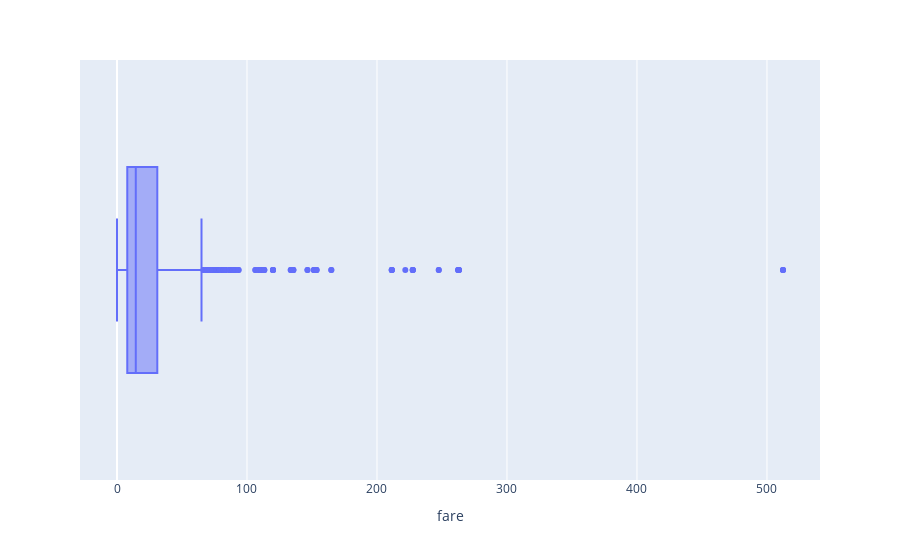

Notebook code for this chart:
### Code cell
fig_2=px.box(df,x='fare')
fig_2.show()

### Figure 1 — Plotly figure (JSON) as saved in the notebook; plotly's stock layout.template omitted (floating-point values rounded to 4 significant figures; data arrays with more than 128 entries replaced by an {"elided": "..."} marker saying what was removed)
{"data": [{"alignmentgroup": "True", "hovertemplate": "fare=%{x}<extra></extra>", "legendgroup": "", "marker": {"color": "#636efa"}, "name": "", "notched": false, "offsetgroup": "", "orientation": "h", "showlegend": false, "type": "box", "x": {"elided": "891 float values"}, "x0": " ", "xaxis": "x", "y0": " ", "yaxis": "y"}], "layout": {"boxmode": "group", "legend": {"tracegroupgap": 0}, "margin": {"t": 60}, "xaxis": {"anchor": "y", "domain": [0, 1], "title": {"text": "fare"}}, "yaxis": {"anchor": "x", "domain": [0, 1]}}}
